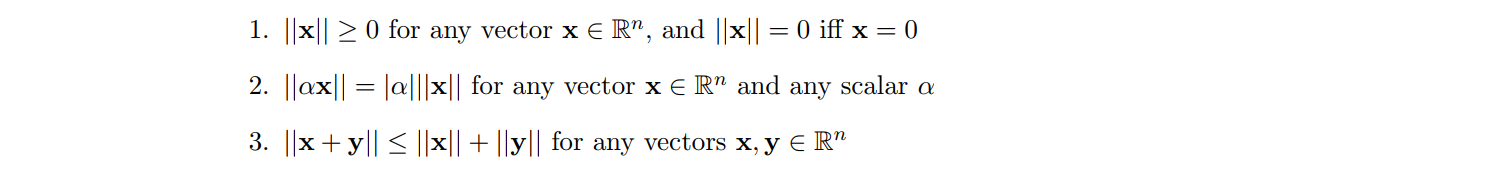
#> input picture Homeworks/assets/20190912/1.png, 1494 x 171 px, found by its file name
$ jupyter execute --allow-errors '2019.09.12. Image Rotation.ipynb'
#> lines starting #> are read from the running program, lines starting #| are printed output that depends on the picture
# <div align="center">Implement the image rotation with nearest neighbor interpolation.</div>
---------------------------------------------------------------------

you can Find me on Github:
> ###### [ GitHub](https://github.com/lev1khachatryan)

[cell 1]
import numpy as np

from collections import Counter

import matplotlib.pyplot as plt
import matplotlib.image as mpimg

import copy

img=mpimg.imread('inputs/1.png')
#> img is the input picture: shape (171, 1494, 3) float32; mean R, G, B 0.977, 0.977, 0.976

angle = 45

[cell 2]
plt.imshow(img)

[cell 3]
# [4 lines of commented-out code are left out]

[cell 4]
# def nn_interpolate(A, new_size):
#     """
#     Nearest Neighbor Interpolation, Step by Step

#     Parameters:
#         A (matrix) - initial image to interpolate
#         new_size (list or scalar) - new image shape

#     Returns:
#         matrix (interpolated image)
#     """
#     # get sizes
#     old_size = A.shape

#     # calculate row and column ratios
#     row_ratio, col_ratio = new_size[0]/old_size[0], new_size[1]/old_size[1]

#     # define new pixel row position i
#     new_row_positions = np.array(range(new_size[0]))+1
#     new_col_positions = np.array(range(new_size[1]))+1

#     # normalize new row and col positions by ratios
#     new_row_positions = new_row_positions / row_ratio
#     new_col_positions = new_col_positions / col_ratio

#     # apply ceil to normalized new row and col positions
#     new_row_positions = np.ceil(new_row_positions)
#     new_col_positions = np.ceil(new_col_positions)

#     # find how many times to repeat each element
#     row_repeats = np.array(list(Counter(new_row_positions).values()))
#     col_repeats = np.array(list(Counter(new_col_positions).values()))

#     # perform column-wise interpolation on the columns of the matrix
#     row_matrix = np.dstack([np.repeat(A[:, i], row_repeats)
#                             for i in range(old_size[1])])[0]

#     # perform column-wise interpolation on the columns of the matrix
#     nrow, ncol = row_matrix.shape
#     final_matrix = np.stack([np.repeat(row_matrix[i, :], col_repeats)
#                              for i in range(nrow)])

#     return final_matrix


def nn_interpolate_vectorized(A, new_size):
    """
    Nearest Neighbor Interpolation

    Parameters:
        A (matrix) - initial image to interpolate
        new_size (list or scalar) - new image shape

    Returns:
        matrix (interpolated image)
    """

    old_size = A.shape
    row_ratio, col_ratio = np.array(new_size)/np.array(old_size)

    # row wise interpolation
    row_idx = (np.ceil(range(1, 1 + int(old_size[0]*row_ratio))/row_ratio) - 1).astype(int)

    # column wise interpolation
    col_idx = (np.ceil(range(1, 1 + int(old_size[1]*col_ratio))/col_ratio) - 1).astype(int)

    final_matrix = A[:, row_idx][col_idx, :]

    return final_matrix

#> (a cell that did not finish here is left out)


#> (a cell that did not finish here is left out)

[cell 7]
import numpy as np
import matplotlib.pyplot as plt
from PIL import Image

def GetRotateMatrixWithCenter(x, y, angle):
    move_matrix = np.array(
        [
            [1, 0, x],
            [0, 1, y],
            [0, 0, 1]
        ])
    rotation_matrix = np.array(
        [
            [np.cos(angle), -np.sin(angle), 0],
            [np.sin(angle),  np.cos(angle), 0],
            [0, 0, 1]
        ])
    back_matrix = np.array(
        [
            [1, 0, -x],
            [0, 1, -y],
            [0, 0, 1]
        ])

    r = np.dot(move_matrix, rotation_matrix)
    return np.dot(r, back_matrix)

def Apply_Matrix_To_Image(matrix_to_apply, image_map):
    #takes an image and matrices and applies it.
    x_min = 0
    y_min = 0
    x_max = image_map.shape[0]
    y_max = image_map.shape[1]

    new_image_map = np.zeros((x_max, y_max), dtype=int)

    for y_counter in range(0, y_max):
        for x_counter in range(0, x_max):
            curr_pixel = [x_counter,y_counter,1]

            curr_pixel = np.dot(matrix_to_apply, curr_pixel)

            if curr_pixel[0] > x_max - 1 or curr_pixel[1] > y_max - 1 or x_min > curr_pixel[0] or y_min > curr_pixel[1]:
                next
            else:
                new_image_map[x_counter][y_counter] = image_map[int(curr_pixel[0])][int(curr_pixel[1])]

    return new_image_map


img = Image.open('inputs/1.png').convert("L")
#> img: PIL image 1494x171 L
img = np.asarray(img)

image_width = img.shape[0]
#> image_width = 171
image_height = img.shape[1]
#> image_height = 1494

plt.subplot(1,2,1)
plt.title('Origin image')
plt.imshow(img, cmap='gray', vmin=0, vmax=255)

plt.subplot(1,2,2)
plt.title('Transformed image')


rotation_angle = 45
rotation_angle = np.deg2rad(rotation_angle) # degree to radian

rotation_matrix = GetRotateMatrixWithCenter(image_width / 2, image_height / 2, rotation_angle)

roteated = Apply_Matrix_To_Image(rotation_matrix, img)
#> after the loop in Apply_Matrix_To_Image, `for y_counter in range(0, y_max):`:
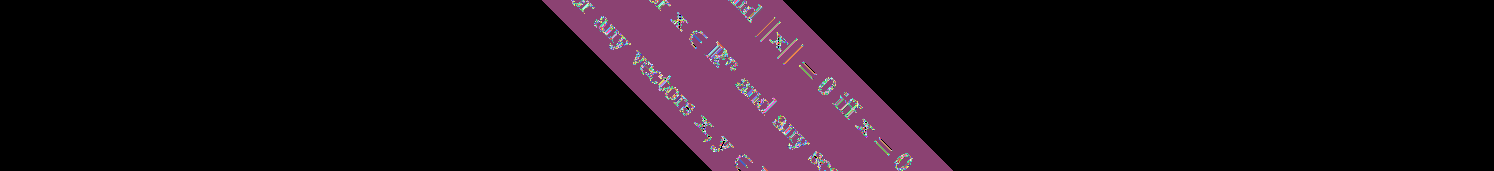
#> new_image_map: shape (171, 1494) int64; 256 distinct labels, from 0 to 255; one colour per label, 0 black

plt.imshow(roteated, cmap='gray', vmin=0, vmax=255)

plt.show();
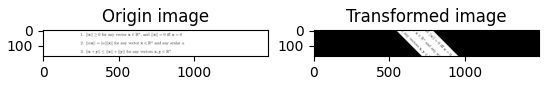
#> figure drawn by matplotlib, 2 panels

$ run again, with Homeworks/assets/20190912/3.png copied over Homeworks/assets/20190912/1.png
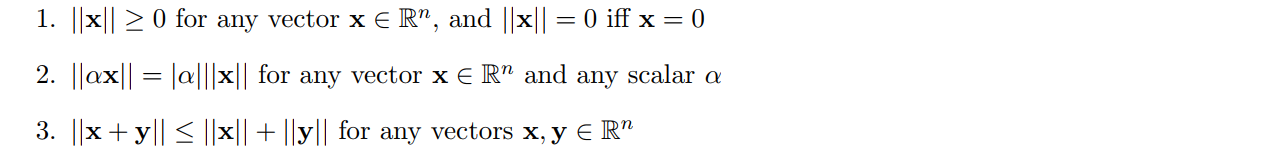
#> input picture Homeworks/assets/20190912/3.png, 1287 x 154 px, found by its file name
#> img is the input picture: shape (154, 1287, 3) float32; mean R, G, B 0.97, 0.97, 0.97
#> img: PIL image 1287x154 L
#> after the loop in Apply_Matrix_To_Image, `for y_counter in range(0, y_max):`:
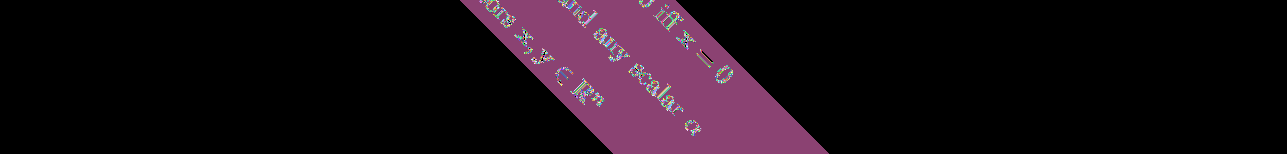
#> new_image_map: shape (154, 1287) int64; 255 distinct labels, from 0 to 255; one colour per label, 0 black
#> `plt.show();`:
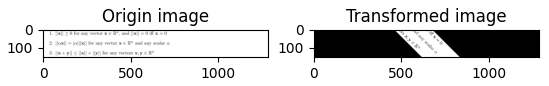
#> figure drawn by matplotlib, 2 panels
